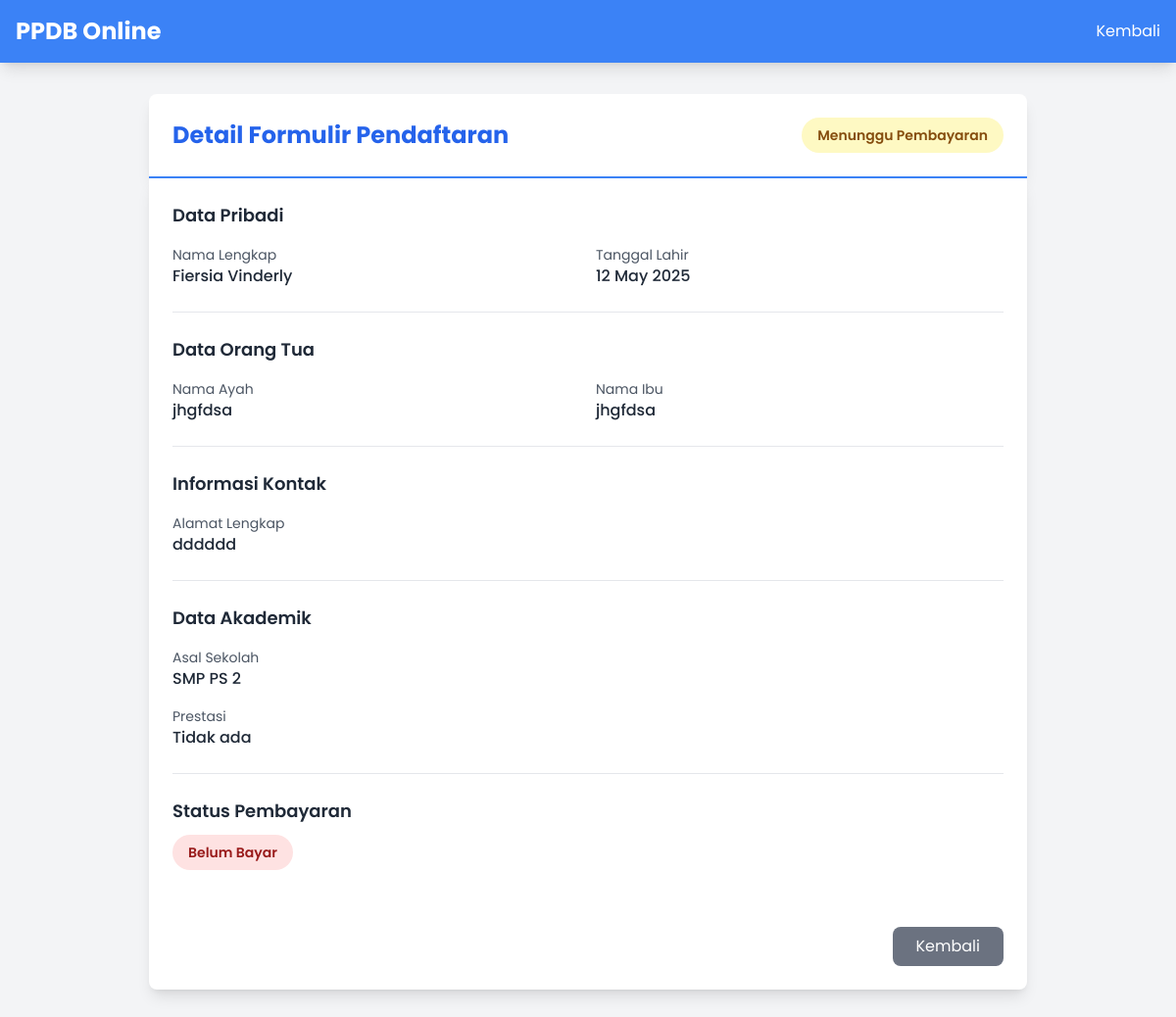
/admin/form_detail/1 (signed in), run on an earlier commit of the app's database.
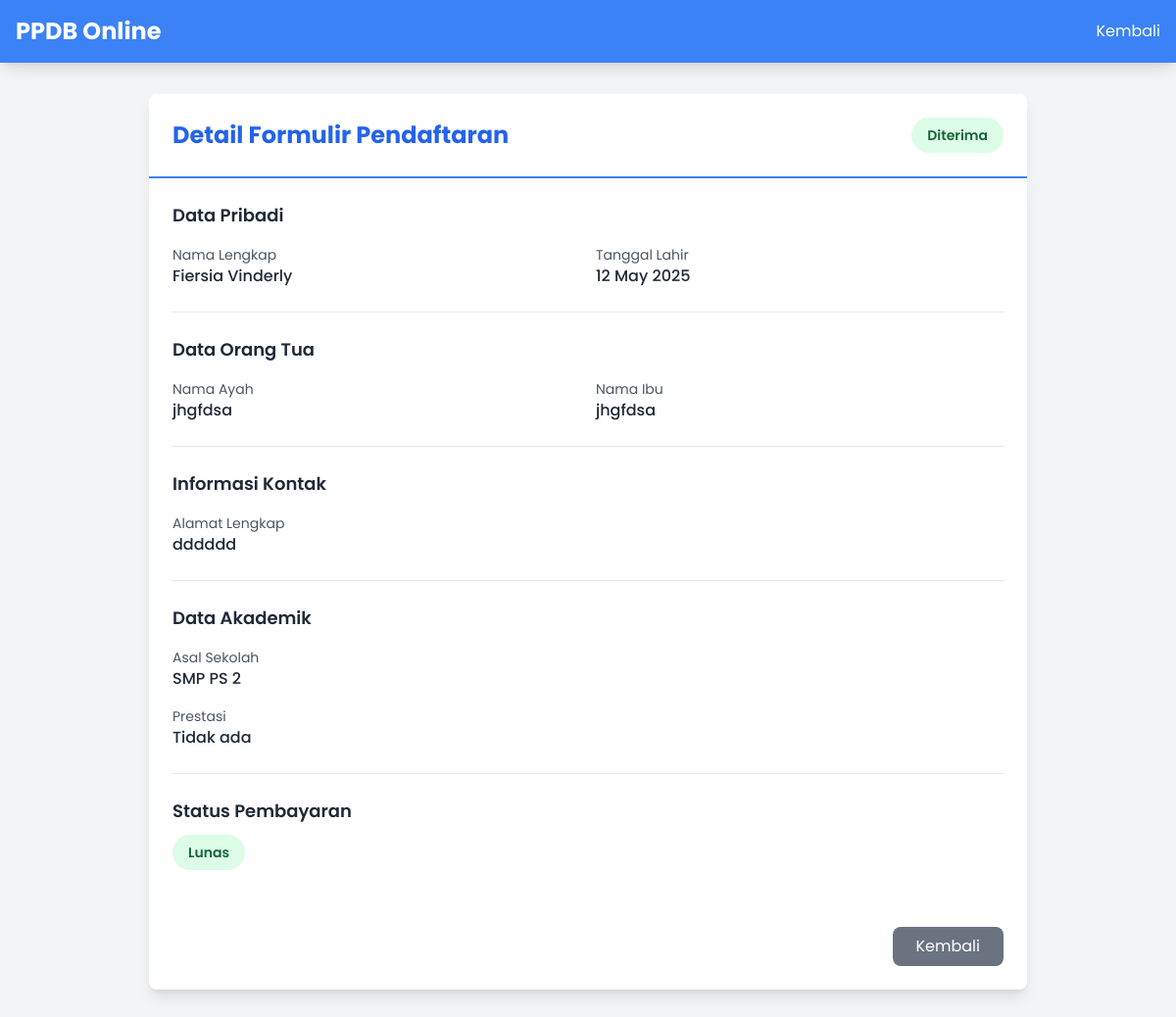
And on a later commit of the database.
### app/models.py (models this page shows, shortened)
class StudentForm(db.Model):
    __tablename__ = 'student_forms'
    id = db.Column(db.Integer, primary_key=True)
    user_id = db.Column(db.Integer, db.ForeignKey('users.id'), nullable=False)
    full_name = db.Column(db.String(100), nullable=False)
    gender = db.Column(db.String(1), nullable=False)
    birth_place = db.Column(db.String(100), nullable=False)
    birth_date = db.Column(db.Date, nullable=False)
    religion = db.Column(db.String(20), nullable=False)
    nisn = db.Column(db.String(20), nullable=False)
    father_name = db.Column(db.String(100), nullable=False)
    mother_name = db.Column(db.String(100), nullable=False)
    parent_phone = db.Column(db.String(15), nullable=False)
    parent_occupation = db.Column(db.String(100), nullable=False)
    address = db.Column(db.Text, nullable=False)
    previous_school = db.Column(db.String(100), nullable=False)
    achievement_file = db.Column(db.String(255), nullable=True)
    status = db.Column(db.String(20), default='Menunggu')
    payment_proof = db.Column(db.String(255), nullable=True)
    payment_status = db.Column(db.String(20), default='Belum Bayar')
    created_at = db.Column(db.DateTime, default=datetime.utcnow)
    user = db.relationship('User', backref='forms')
    accepted_record = db.relationship('AcceptedStudent', backref='form',
                                    uselist=False, cascade='all, delete-orphan')
    rejected_record = db.relationship('RejectedStudent', backref='form',
                                    uselist=False, cascade='all, delete-orphan')
    spp_payments = db.relationship('PaymentSPP', backref='student',
                                 lazy='dynamic', cascade='all, delete-orphan')

### app/routes/admin.py (the view)
    def wrapper(*args, **kwargs):
        if not current_user.is_authenticated or not current_user.is_admin:
            flash("Anda tidak memiliki akses ke halaman ini.", "danger")
            return redirect(url_for('main.index'))
        return func(*args, **kwargs)

### app/routes/admin.py (called while the page is built)
def admin_required(func):
    def wrapper(*args, **kwargs):
        if not current_user.is_authenticated or not current_user.is_admin:
            flash("Anda tidak memiliki akses ke halaman ini.", "danger")
            return redirect(url_for('main.index'))
        return func(*args, **kwargs)
    wrapper.__name__ = func.__name__
    return wrapper

@admin_bp.route('/form_detail/<int:form_id>', methods=['GET'])
@login_required
@admin_required
def form_detail(form_id):
    form = StudentForm.query.get_or_404(form_id)
    return render_template('form_detail.html', form=form)

### app/templates/form_detail.html (shortened to what the changed rows need)
<!DOCTYPE html>
<html lang="id">
<head>
    <script src="https://cdn.tailwindcss.com"></script>
</head>
<body class="bg-gray-100 text-gray-800 min-h-screen flex flex-col">
    <div class="container mx-auto px-4 py-8">
        <div class="max-w-4xl mx-auto">
            <div class="bg-white rounded-t-lg shadow-lg p-6 border-b-2 border-blue-500">
                <div class="flex justify-between items-center">
                    <h2 class="text-2xl font-bold text-blue-600">Detail Formulir Pendaftaran</h2>
                    <span class="px-4 py-2 rounded-full text-sm font-semibold
                        {% if form.status == 'Diterima' %}
                            bg-green-100 text-green-800
                        {% elif form.status == 'Ditolak' %}
                            bg-red-100 text-red-800
                        {% else %}
                            bg-yellow-100 text-yellow-800
                        {% endif %}">
                        {{ form.status }}
                    </span>
                </div>
            </div>
            <div class="bg-white rounded-b-lg shadow-lg p-6 space-y-6">
                <div class="border-b pb-6">
                    <div class="grid md:grid-cols-2 gap-4">
                        <div>
                            <p class="text-sm text-gray-600">Nama Lengkap</p>
                            <p class="font-medium">{{ form.full_name }}</p>
                        </div>
                        <div>
                            <p class="text-sm text-gray-600">Tanggal Lahir</p>
                            <p class="font-medium">{{ form.birth_date.strftime('%d %B %Y') }}</p>
                        </div>
                    </div>
                </div>
                <div class="border-b pb-6">
                    <div class="grid md:grid-cols-2 gap-4">
                        <div>
                            <p class="text-sm text-gray-600">Nama Ayah</p>
                            <p class="font-medium">{{ form.father_name }}</p>
                        </div>
                        <div>
                            <p class="text-sm text-gray-600">Nama Ibu</p>
                            <p class="font-medium">{{ form.mother_name }}</p>
                        </div>
                    </div>
                </div>
                <div class="border-b pb-6">
                    <div>
                        <p class="text-sm text-gray-600">Alamat Lengkap</p>
                        <p class="font-medium">{{ form.address }}</p>
                    </div>
                </div>
                <div class="border-b pb-6">
                    <div class="space-y-4">
                        <div>
                            <p class="text-sm text-gray-600">Asal Sekolah</p>
                            <p class="font-medium">{{ form.previous_school }}</p>
                        </div>
                    </div>
                </div>
                <div class="pb-6">
                    <h3 class="text-lg font-semibold text-gray-800 mb-4">Status Pembayaran</h3>
                    <span class="px-4 py-2 rounded-full text-sm font-semibold
                        {% if form.payment_status == 'Lunas' %}
                            bg-green-100 text-green-800
                        {% else %}
                            bg-red-100 text-red-800
                        {% endif %}">
                        {{ form.payment_status or 'Belum Bayar' }}
                    </span>
                </div>
            </div>
        </div>
    </div>
</body>
</html>

What changed in the data, as far as the page shows it:
changed StudentForm "Fiersia Vinderly": status "Menunggu Pembayaran" → "Diterima"; payment_status "Belum Bayar" → "Lunas"
